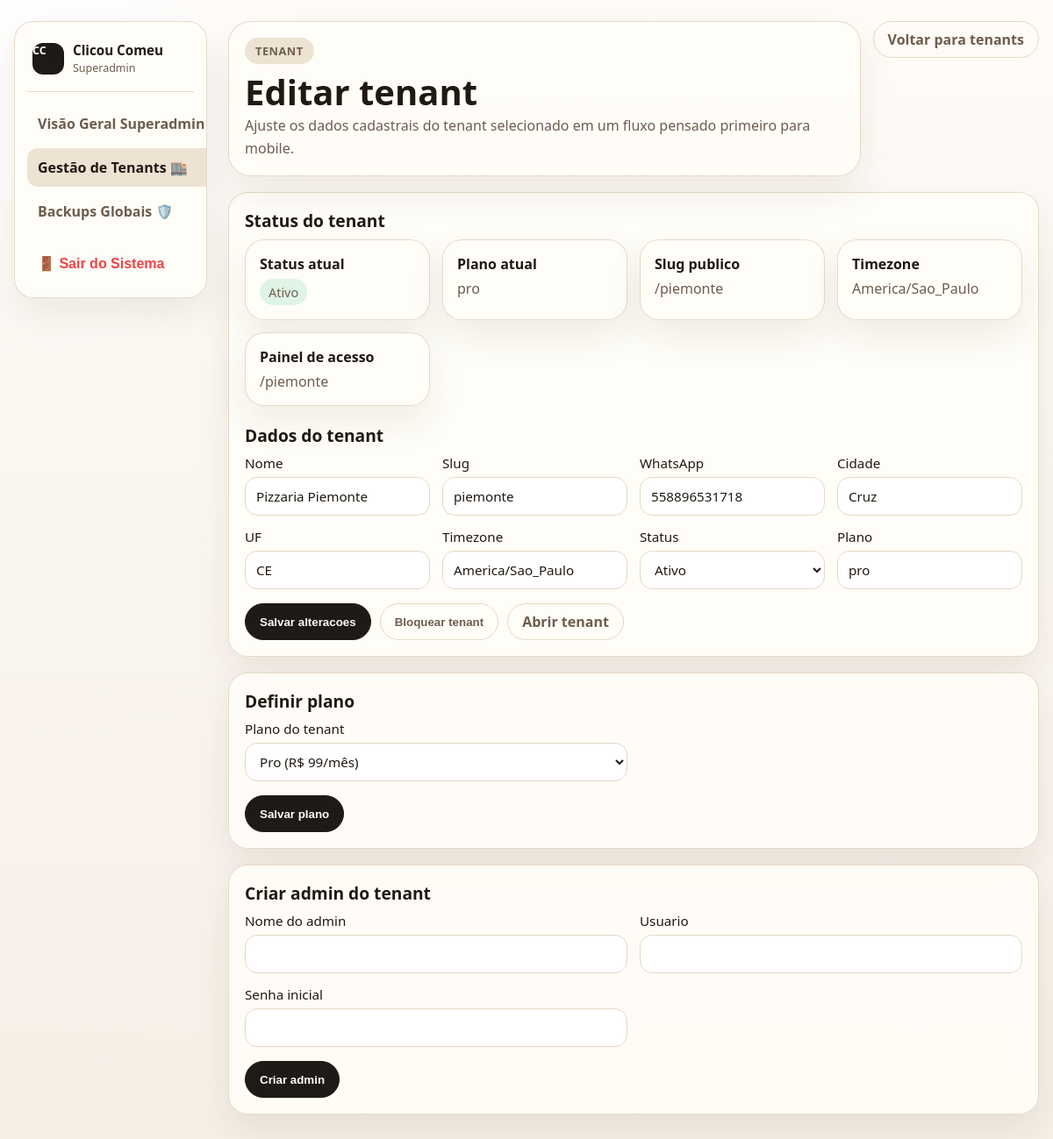
/admin/tenants/5/editar (signed in), run on the app's committed database.
### tables this page shows
CREATE TABLE `tenants` (
  `id` bigint unsigned NOT NULL AUTO_INCREMENT,
  `nome` varchar(150) NOT NULL,
  `slug` varchar(120) NOT NULL,
  `razao_social` varchar(180) DEFAULT NULL,
  `documento` varchar(30) DEFAULT NULL,
  `telefone` varchar(30) DEFAULT NULL,
  `whatsapp` varchar(30) DEFAULT NULL,
  `email` varchar(150) DEFAULT NULL,
  `logo` varchar(255) DEFAULT NULL,
  `cor_primaria` varchar(20) DEFAULT NULL,
  `cor_secundaria` varchar(20) DEFAULT NULL,
  `endereco` varchar(255) DEFAULT NULL,
  `cidade` varchar(100) DEFAULT NULL,
  `uf` char(2) DEFAULT NULL,
  `timezone` varchar(80) NOT NULL DEFAULT 'America/Sao_Paulo',
  `status` enum('ativo','bloqueado','cancelado') NOT NULL DEFAULT 'ativo',
  `plano` varchar(50) DEFAULT NULL,
  `criado_em` datetime NOT NULL DEFAULT CURRENT_TIMESTAMP,
  `atualizado_em` datetime NOT NULL DEFAULT CURRENT_TIMESTAMP ON UPDATE CURRENT_TIMESTAMP,
  PRIMARY KEY (`id`),
  UNIQUE KEY `slug` (`slug`)
);

### app/Views/admin/tenant-edit.php (the view, shortened to what the rows shown need)
<!DOCTYPE html>
<html lang="pt-BR">
<head>
    <link rel="stylesheet" href="<?= htmlspecialchars(asset('assets/css/backoffice.css'), ENT_QUOTES, 'UTF-8') ?>">
</head>
<body class="backoffice-body">
    <main class="backoffice-shell">
        <div class="backoffice-layout">
            <?php $backofficeSection = 'tenants'; require __DIR__ . '/../partials/backoffice-sidebar.php'; ?>
            <div class="backoffice-content">
        <header class="backoffice-topbar">
            <div class="backoffice-brand">
                <span class="backoffice-kicker">Tenant</span>
                <h1 class="backoffice-title">Editar tenant</h1>
                <p class="backoffice-subtitle">Ajuste os dados cadastrais do tenant selecionado em um fluxo pensado primeiro para mobile.</p>
            </div>
            <div class="backoffice-actions">
                <a class="bo-link bo-link-secondary" href="/admin/tenants">Voltar para tenants</a>
            </div>
        </header>
        <section class="bo-panel">
            <h2 class="bo-section-title">Status do tenant</h2>
            <div class="bo-stats-grid" style="margin-bottom: 20px;">
                <div class="bo-stat">
                    <strong>Status atual</strong>
                    <?php $status = (string) ($tenant['status'] ?? 'n/d'); ?>
                    <span class="bo-badge bo-badge-<?= htmlspecialchars($status, ENT_QUOTES, 'UTF-8') ?>"><?= htmlspecialchars(ucfirst($status), ENT_QUOTES, 'UTF-8') ?></span>
                </div>
                <div class="bo-stat">
                    <strong>Plano atual</strong>
                    <span><?= htmlspecialchars((string) ($tenant['plano'] ?? 'n/d'), ENT_QUOTES, 'UTF-8') ?></span>
                </div>
                <div class="bo-stat">
                    <strong>Slug publico</strong>
                    <span>/<?= htmlspecialchars((string) ($tenant['slug'] ?? ''), ENT_QUOTES, 'UTF-8') ?></span>
                </div>
                <div class="bo-stat">
                    <strong>Timezone</strong>
                    <span><?= htmlspecialchars((string) ($tenant['timezone'] ?? 'n/d'), ENT_QUOTES, 'UTF-8') ?></span>
                </div>
                <div class="bo-stat">
                    <strong>Painel de acesso</strong>
                    <span><?= htmlspecialchars('/' . (string) ($tenant['slug'] ?? ''), ENT_QUOTES, 'UTF-8') ?></span>
                </div>
            </div>
            <h2 class="bo-section-title">Dados do tenant</h2>
            <form method="post" action="/admin/tenants/<?= (int) ($tenant['id'] ?? 0) ?>/editar">
                <div class="bo-form-grid bo-form-grid-4">
                    <label class="bo-field">
                        Nome
                        <input name="nome" value="<?= htmlspecialchars((string) ($tenant['nome'] ?? ''), ENT_QUOTES, 'UTF-8') ?>" required>
                    </label>
                    <label class="bo-field">
                        Slug
                        <input name="slug" value="<?= htmlspecialchars((string) ($tenant['slug'] ?? ''), ENT_QUOTES, 'UTF-8') ?>" required>
                    </label>
                    <label class="bo-field">
                        WhatsApp
                        <input name="whatsapp" value="<?= htmlspecialchars((string) ($tenant['whatsapp'] ?? ''), ENT_QUOTES, 'UTF-8') ?>">
                    </label>
                    <label class="bo-field">
                        Cidade
                        <input name="cidade" value="<?= htmlspecialchars((string) ($tenant['cidade'] ?? ''), ENT_QUOTES, 'UTF-8') ?>">
                    </label>
                    <label class="bo-field">
                        UF
                        <input name="uf" maxlength="2" value="<?= htmlspecialchars((string) ($tenant['uf'] ?? ''), ENT_QUOTES, 'UTF-8') ?>">
                    </label>
                    <label class="bo-field">
                        Timezone
                        <input name="timezone" value="<?= htmlspecialchars((string) ($tenant['timezone'] ?? 'America/Sao_Paulo'), ENT_QUOTES, 'UTF-8') ?>" required>
                    </label>
                    <label class="bo-field">
                        Status
                        <select name="status">
                            <?php foreach (['ativo' => 'Ativo', 'bloqueado' => 'Bloqueado', 'cancelado' => 'Cancelado'] as $value => $label): ?>
                                <option value="<?= htmlspecialchars($value, ENT_QUOTES, 'UTF-8') ?>" <?= (($tenant['status'] ?? 'ativo') === $value) ? 'selected' : '' ?>><?= htmlspecialchars($label, ENT_QUOTES, 'UTF-8') ?></option>
                            <?php endforeach; ?>
                        </select>
                    </label>
                    <label class="bo-field">
                        Plano
                        <input name="plano" value="<?= htmlspecialchars((string) ($tenant['plano'] ?? 'mvp'), ENT_QUOTES, 'UTF-8') ?>">
                    </label>
                </div>
                <div class="bo-form-actions">
                    <button class="bo-btn bo-btn-primary" type="submit">Salvar alteracoes</button>
                    <?php if (($tenant['status'] ?? 'ativo') !== 'ativo'): ?>
                        <button class="bo-btn bo-btn-secondary" type="submit" formaction="/admin/tenants/<?= (int) ($tenant['id'] ?? 0) ?>/ativar">Ativar tenant</button>
                    <?php else: ?>
                        <button class="bo-btn bo-btn-secondary" type="submit" formaction="/admin/tenants/<?= (int) ($tenant['id'] ?? 0) ?>/bloquear">Bloquear tenant</button>
                    <?php endif; ?>
                    <a class="bo-link bo-link-secondary" href="/<?= htmlspecialchars((string) ($tenant['slug'] ?? ''), ENT_QUOTES, 'UTF-8') ?>" target="_blank" rel="noreferrer">Abrir tenant</a>
                </div>
            </form>
        </section>
        <section class="bo-panel" style="margin-top: 18px;">
            <h2 class="bo-section-title">Definir plano</h2>
            <form method="post" action="/admin/tenants/<?= (int) ($tenant['id'] ?? 0) ?>/plano">
                <div class="bo-form-grid">
                    <label class="bo-field">
                        Plano do tenant
                        <select name="plano">
                            <?php
                            $options = [
                                'mvp' => 'MVP / Degustação (7 dias gratis)',
                                'starter' => 'Starter (R$ 49/mês)',
                                'pro' => 'Pro (R$ 99/mês)',
                                'enterprise' => 'Enterprise (Sob Consulta)',
                            ];
                            foreach ($options as $value => $label): ?>
                                <option value="<?= htmlspecialchars($value, ENT_QUOTES, 'UTF-8') ?>" <?= (($tenant['plano'] ?? 'mvp') === $value) ? 'selected' : '' ?>><?= htmlspecialchars($label, ENT_QUOTES, 'UTF-8') ?></option>
                            <?php endforeach; ?>
                        </select>
                    </label>
                </div>
                <div class="bo-form-actions">
                    <button class="bo-btn bo-btn-primary" type="submit">Salvar plano</button>
                </div>
            </form>
        </section>
        <section class="bo-panel" style="margin-top: 18px;">
            <h2 class="bo-section-title">Criar admin do tenant</h2>
            <form method="post" action="/admin/tenants/<?= (int) ($tenant['id'] ?? 0) ?>/admin">
                <div class="bo-form-grid">
                    <label class="bo-field">
                        Nome do admin
                        <input name="admin_nome" value="<?= htmlspecialchars((string) ($adminForm['nome'] ?? ''), ENT_QUOTES, 'UTF-8') ?>" required>
                    </label>
                    <label class="bo-field">
                        Usuario
                        <input name="admin_usuario" value="<?= htmlspecialchars((string) ($adminForm['usuario'] ?? ''), ENT_QUOTES, 'UTF-8') ?>" required>
                    </label>
                    <label class="bo-field">
                        Senha inicial
                        <input name="admin_senha" type="password" value="<?= htmlspecialchars((string) ($adminForm['senha'] ?? ''), ENT_QUOTES, 'UTF-8') ?>" required>
                    </label>
                </div>
                <div class="bo-form-actions">
                    <button class="bo-btn bo-btn-primary" type="submit">Criar admin</button>
                </div>
            </form>
        </section>
            </div>
        </div>
    </main>
</body>
</html>

### app/Helpers/Router.php (shortened to what the rows shown need)
<?php
class Router
{
    private array $routes = [];
    public function dispatch(Request $request, Response $response, Container $container): void
    {
        $method = $request->method();
        $path = rtrim($request->path(), '/') ?: '/';
        foreach ($this->routes[$method] ?? [] as $route) {
            $params = $this->match($route['path'], $path);
            if ($params === null) {
                continue;
            }
            $handler = $route['handler'];
            if (is_array($handler)) {
                [$class, $action] = $handler;
                $controller = $container->has($class) ? $container->get($class) : new $class($container);
                $controller->{$action}($request, $response, $params);
                return;
            }
            return;
        }
    }
    private function addRoute(string $method, string $path, callable|array $handler, array $middleware): void
    {
        $this->routes[$method][] = [
            'path' => rtrim($path, '/') ?: '/',
            'handler' => $handler,
            'middleware' => $middleware,
        ];
    }
    private function match(string $routePath, string $path): ?array
    {
        $pattern = preg_replace('#\{([a-zA-Z_][a-zA-Z0-9_]*)\}#', '(?P<$1>[^/]+)', $routePath);
        $pattern = '#^' . $pattern . '$#';
        if (!preg_match($pattern, $path, $matches)) {
            return null;
        }
        return array_filter($matches, static fn ($key): bool => !is_int($key), ARRAY_FILTER_USE_KEY);
    }
}

### app/Views/partials/backoffice-sidebar.php (shortened to what the rows shown need)
<?php
$sessionPerfil = $_SESSION['perfil'] ?? null;
$backofficeSection = (string) ($backofficeSection ?? 'painel');
if ($sessionPerfil === 'superadmin') {
    $backofficeNav = [
        'admin' => ['label' => 'Visão Geral Superadmin', 'href' => '/admin', 'target' => '_self'],
        'tenants' => ['label' => 'Gestão de Tenants 🏬', 'href' => '/admin/tenants', 'target' => '_self'],
        'admin_backups' => ['label' => 'Backups Globais 🛡️', 'href' => '/admin/backups', 'target' => '_self'],
    ];
}
?>
<aside class="backoffice-sidebar" aria-label="Navegacao principal">
    <div class="backoffice-sidebar-brand">
        <span class="backoffice-sidebar-mark">CC</span>
        <div>
            <strong>Clicou Comeu</strong>
            <span><?= $sessionPerfil === 'superadmin' ? 'Superadmin' : 'Backoffice' ?></span>
        </div>
    </div>
    <nav class="backoffice-sidebar-nav">
        <?php foreach ($backofficeNav as $key => $item): ?>
            <a class="backoffice-sidebar-link<?= $backofficeSection === $key ? ' is-active' : '' ?>"
               href="<?= htmlspecialchars($item['href'], ENT_QUOTES, 'UTF-8') ?>"
               target="<?= $item['target'] ?>"
               <?= $backofficeSection === $key ? ' aria-current="page"' : '' ?>>
                <?= htmlspecialchars($item['label'], ENT_QUOTES, 'UTF-8') ?>
            </a>
        <?php endforeach; ?>
    </nav>
    <div style="margin-top: auto; padding-top: 16px; border-top: 1px solid rgba(255,255,255,0.1);">
        <form method="post" action="/logout">
            <button type="submit" class="backoffice-sidebar-link" style="width: 100%; border: none; background: transparent; cursor: pointer; text-align: left; color: #ef4444; font-weight: 600;">
                🚪 Sair do Sistema
            </button>
        </form>
    </div>
</aside>

### data on the page
tenants: label "Visão Geral Superadmin", label "Gestão de Tenants 🏬", label "Backups Globais 🛡️", status "Ativo", plano "pro", slug "piemonte", timezone "America/Sao_Paulo", slug "/piemonte", nome "Pizzaria Piemonte", whatsapp "558896531718", cidade "Cruz", uf "CE", plano "Pro (R$ 99/mês)"
